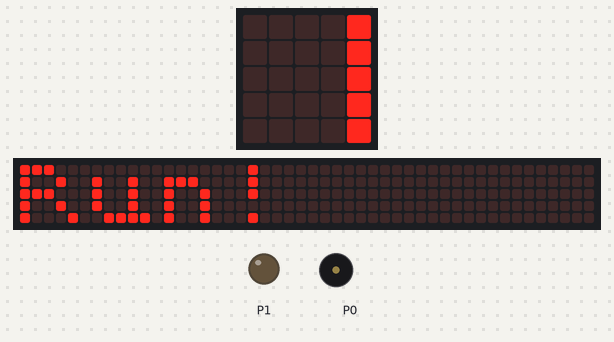
Simulated run of this program. Board: BBC micro:bit (MakeCode). Parts: the board's 5×5 LED display, a strip that is not on the board, showing the scrolling text unrolled, output pins drawn as LEDs (lit = HIGH), buzzer (waves = sounding). The 48×5 strip is a reading aid, not a part: it shows the text the display is scrolling, unrolled, one strip-width of it at a time.

Above: at 0.22 s.
At 2.02 s:
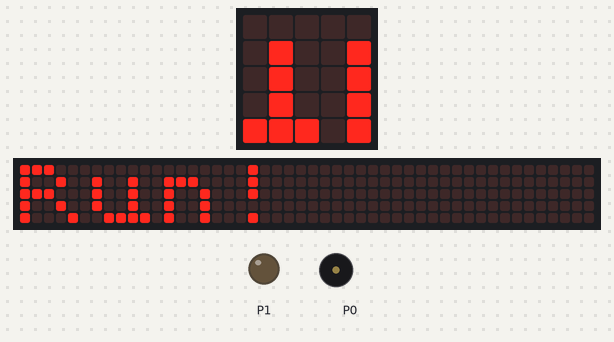
At 3.8 s:
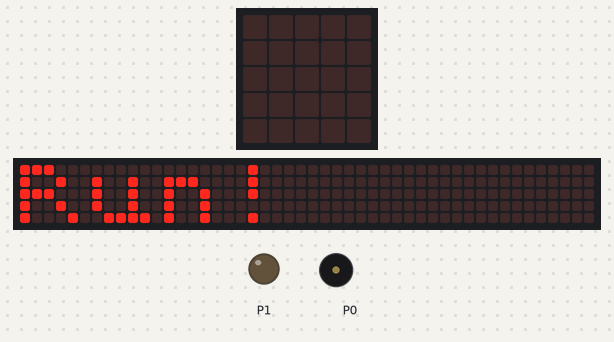
At 5.78 s:
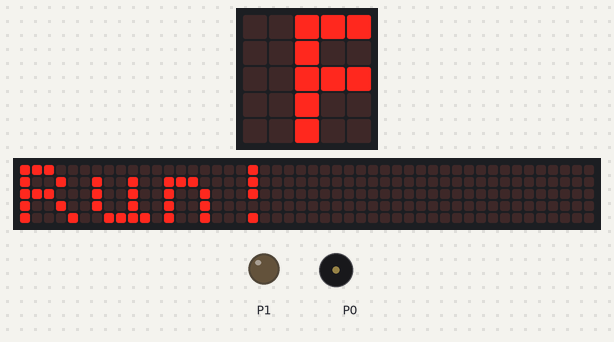
Timing chart, 0 to 38.3 s (numbered marks = the images above):
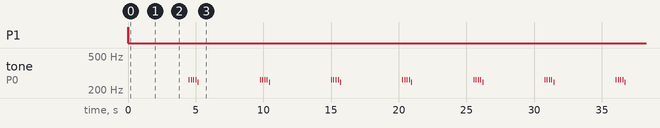

The program:

main.ts
```typescript
let lightStatus = 0
let ms = 0
basic.forever(function () {
    if (lightStatus == 0) {
        pins.digitalWritePin(DigitalPin.P1, 1)
    } else {
        pins.digitalWritePin(DigitalPin.P1, 0)
    }
})
basic.forever(function () {
    if (ms == 0) {
        if (lightStatus == 0) {
            lightStatus = 1
            ms = 30000
            basic.pause(100)
        } else {
            lightStatus = 0
            ms = 20000
            basic.pause(100)
        }
    } else {
        basic.pause(1)
        ms += -1
    }
})
basic.forever(function () {
    if (lightStatus == 1) {
        basic.showString("Run!")
        for (let index = 0; index < 4; index++) {
            music.playTone(262, music.beat(BeatFraction.Eighth))
            basic.pause(100)
        }
        music.playTone(247, music.beat(BeatFraction.Eighth))
    } else {
        basic.showString("Stop")
        music.playTone(220, music.beat(BeatFraction.Quarter))
        basic.pause(500)
    }
})
```

test.ts
```typescript
// 在此处测试；当此软件包作为插件使用时，将不会编译此软件包。
```

Measured:
- by itself, P1: LOW → HIGH at 0.00 s, → LOW 0.02 s later
- by itself, tone on P0: repeats every 5.3 s: 3 × (silent 0.11 s, 262 Hz 0.06 s), silent 0.11 s, 247 Hz 0.06 s, silent 4.5 s, 262 Hz 0.06 s
- what the display in image 2 shows lasts 0.7 s, from 3.8 s to 4.5 s
